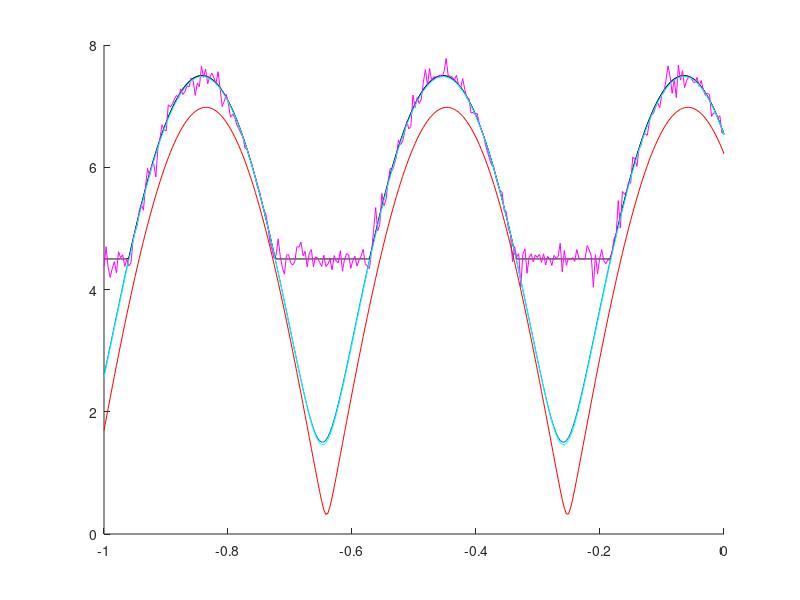
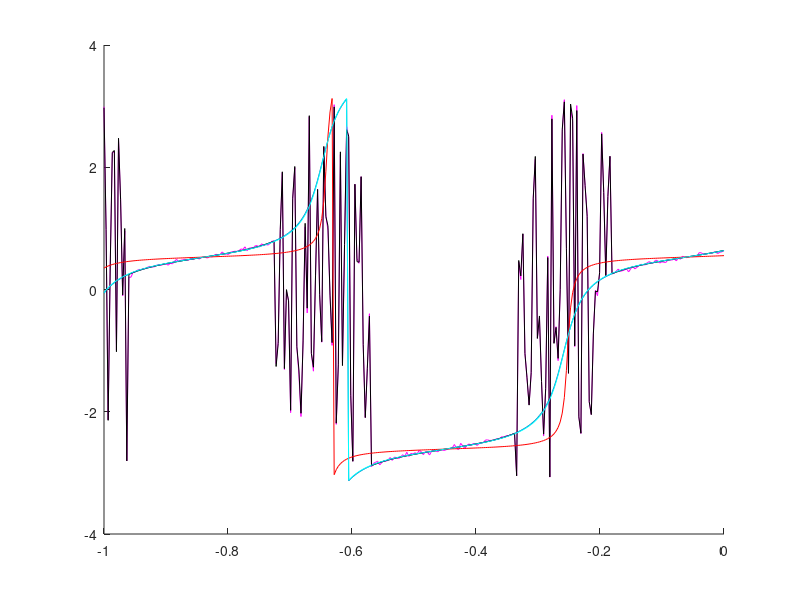
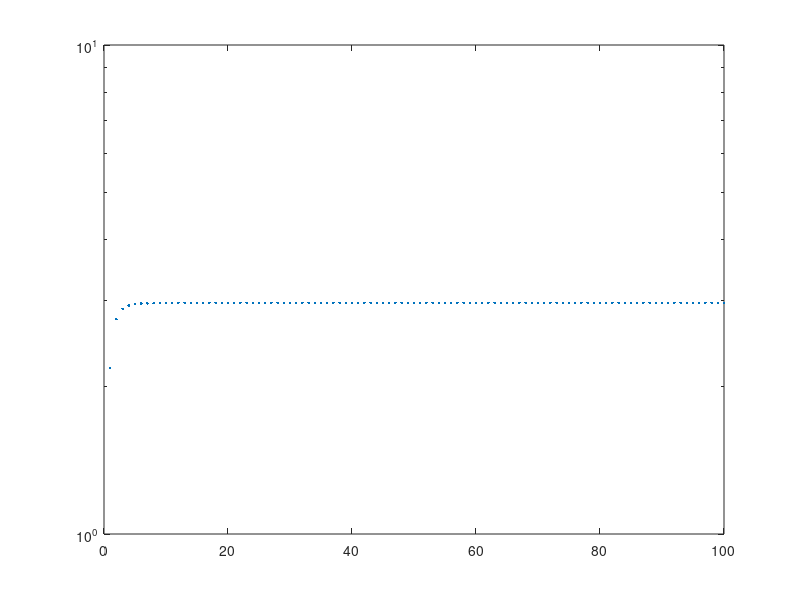

Source code (MATLAB) for these figures, in order:
clear all
close all
clc

Inc=3
R=0.5*exp(j*pi/3)*Inc

f=440;
c=342;
k=2*pi*f/c;

x=load('position.txt');
P_theory=load('P_pure.txt');
P_theory=P_theory(:,1)+i*P_theory(:,2);
P_theory_truncated=load('P_background.txt');
P_theory_truncated=P_theory_truncated(:,1)+i*P_theory_truncated(:,2);
P_measurement=load('P_noisy.txt');
P_measurement=P_measurement(:,1)+i*P_measurement(:,2);


figure(1)
hold on
plot(x,abs(P_theory))
plot(x,abs(P_theory_truncated),'k')
plot(x,abs(P_measurement),'m')
figure(2)
hold on
plot(x,angle(P_theory))
plot(x,angle(P_measurement),'m')
plot(x,angle(P_theory_truncated),'k')

M=[exp(-j*k*x) exp(j*k*x)];

X=(M'*M)\(M'*P_measurement)



P_fit=X(1)*exp(-j*k*x)+X(2)*exp(j*k*x);
figure(1)
hold on
plot(x,abs(P_fit),'r')
figure(2)
hold on
plot(x,angle(P_fit),'r')


for ii=1:100
    error_fit(ii)=norm([Inc;R]-X);
    W=diag(1./(abs(P_fit-P_measurement)));
    
    Mp=sqrt(W)*M;
    Pp=sqrt(W)*P_measurement;
    
    X=(Mp'*Mp)\(Mp'*Pp);
    
    P_fit=X(1)*exp(-j*k*x)+X(2)*exp(j*k*x);
    
    
end


figure(1)
hold on
plot(x,abs(P_fit),'c')
figure(2)
hold on
plot(x,angle(P_fit),'c')


figure
semilogy(error_fit,'.')
